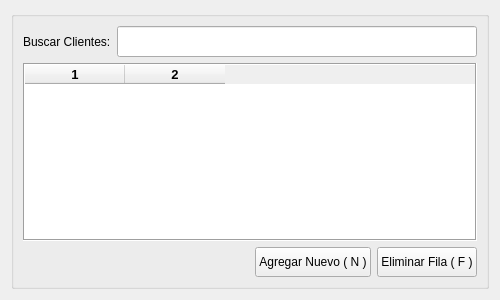
<?xml version="1.0" encoding="UTF-8"?>
<ui version="4.0">
 <class>Form</class>
 <widget class="QWidget" name="Form">
  <property name="geometry">
   <rect>
    <x>0</x>
    <y>0</y>
    <width>500</width>
    <height>300</height>
   </rect>
  </property>
  <property name="windowTitle">
   <string>Lista de Clientes</string>
  </property>
  <property name="windowIcon">
   <iconset>
    <normaloff>icon/cliente.png</normaloff>icon/cliente.png</iconset>
  </property>
  <property name="windowOpacity">
   <double>21.000000000000000</double>
  </property>
  <layout class="QGridLayout" name="gridLayout" columnstretch="0,0">
   <item row="0" column="0" colspan="2">
    <widget class="QGroupBox" name="groupBox">
     <property name="title">
      <string/>
     </property>
     <layout class="QGridLayout" name="gridLayout_2" rowstretch="0,0,0,0">
      <item row="0" column="0" rowspan="2">
       <widget class="QLabel" name="label">
        <property name="sizePolicy">
         <sizepolicy hsizetype="Fixed" vsizetype="Expanding">
          <horstretch>0</horstretch>
          <verstretch>0</verstretch>
         </sizepolicy>
        </property>
        <property name="text">
         <string>Buscar Clientes:</string>
        </property>
       </widget>
      </item>
      <item row="2" column="0" colspan="4">
       <widget class="QTableWidget" name="tableWidget">
        <property name="palette">
         <palette>
          <active>
           <colorrole role="Text">
            <brush brushstyle="SolidPattern">
             <color alpha="255">
              <red>0</red>
              <green>0</green>
              <blue>255</blue>
             </color>
            </brush>
           </colorrole>
          </active>
          <inactive>
           <colorrole role="Text">
            <brush brushstyle="SolidPattern">
             <color alpha="255">
              <red>0</red>
              <green>0</green>
              <blue>255</blue>
             </color>
            </brush>
           </colorrole>
          </inactive>
          <disabled>
           <colorrole role="Text">
            <brush brushstyle="SolidPattern">
             <color alpha="255">
              <red>120</red>
              <green>120</green>
              <blue>120</blue>
             </color>
            </brush>
           </colorrole>
          </disabled>
         </palette>
        </property>
        <property name="font">
         <font>
          <family>MS Shell Dlg 2</family>
          <pointsize>10</pointsize>
          <weight>75</weight>
          <bold>true</bold>
         </font>
        </property>
        <property name="frameShape">
         <enum>QFrame::Box</enum>
        </property>
        <property name="editTriggers">
         <set>QAbstractItemView::NoEditTriggers</set>
        </property>
        <property name="columnCount">
         <number>2</number>
        </property>
        <attribute name="horizontalHeaderVisible">
         <bool>true</bool>
        </attribute>
        <attribute name="verticalHeaderVisible">
         <bool>false</bool>
        </attribute>
        <column/>
        <column/>
       </widget>
      </item>
      <item row="0" column="1" rowspan="2" colspan="3">
       <widget class="QLineEdit" name="lineEdit">
        <property name="sizePolicy">
         <sizepolicy hsizetype="Expanding" vsizetype="Expanding">
          <horstretch>0</horstretch>
          <verstretch>0</verstretch>
         </sizepolicy>
        </property>
        <property name="palette">
         <palette>
          <active>
           <colorrole role="Text">
            <brush brushstyle="SolidPattern">
             <color alpha="255">
              <red>0</red>
              <green>0</green>
              <blue>255</blue>
             </color>
            </brush>
           </colorrole>
          </active>
          <inactive>
           <colorrole role="Text">
            <brush brushstyle="SolidPattern">
             <color alpha="255">
              <red>0</red>
              <green>0</green>
              <blue>255</blue>
             </color>
            </brush>
           </colorrole>
          </inactive>
          <disabled>
           <colorrole role="Text">
            <brush brushstyle="SolidPattern">
             <color alpha="255">
              <red>120</red>
              <green>120</green>
              <blue>120</blue>
             </color>
            </brush>
           </colorrole>
          </disabled>
         </palette>
        </property>
        <property name="font">
         <font>
          <family>MS Shell Dlg 2</family>
          <pointsize>14</pointsize>
          <weight>75</weight>
          <bold>true</bold>
         </font>
        </property>
       </widget>
      </item>
      <item row="3" column="3">
       <widget class="QPushButton" name="eliminar">
        <property name="sizePolicy">
         <sizepolicy hsizetype="Fixed" vsizetype="Fixed">
          <horstretch>0</horstretch>
          <verstretch>0</verstretch>
         </sizepolicy>
        </property>
        <property name="minimumSize">
         <size>
          <width>100</width>
          <height>30</height>
         </size>
        </property>
        <property name="text">
         <string>Eliminar Fila ( F )</string>
        </property>
        <property name="icon">
         <iconset>
          <normaloff>icon/cancel.png</normaloff>icon/cancel.png</iconset>
        </property>
       </widget>
      </item>
      <item row="3" column="2">
       <widget class="QPushButton" name="nuevo">
        <property name="sizePolicy">
         <sizepolicy hsizetype="Fixed" vsizetype="Fixed">
          <horstretch>0</horstretch>
          <verstretch>0</verstretch>
         </sizepolicy>
        </property>
        <property name="minimumSize">
         <size>
          <width>100</width>
          <height>30</height>
         </size>
        </property>
        <property name="text">
         <string>Agregar Nuevo ( N )</string>
        </property>
        <property name="icon">
         <iconset>
          <normaloff>icon/nuevo.png</normaloff>icon/nuevo.png</iconset>
        </property>
       </widget>
      </item>
     </layout>
    </widget>
   </item>
  </layout>
 </widget>
 <resources/>
 <connections/>
</ui>
